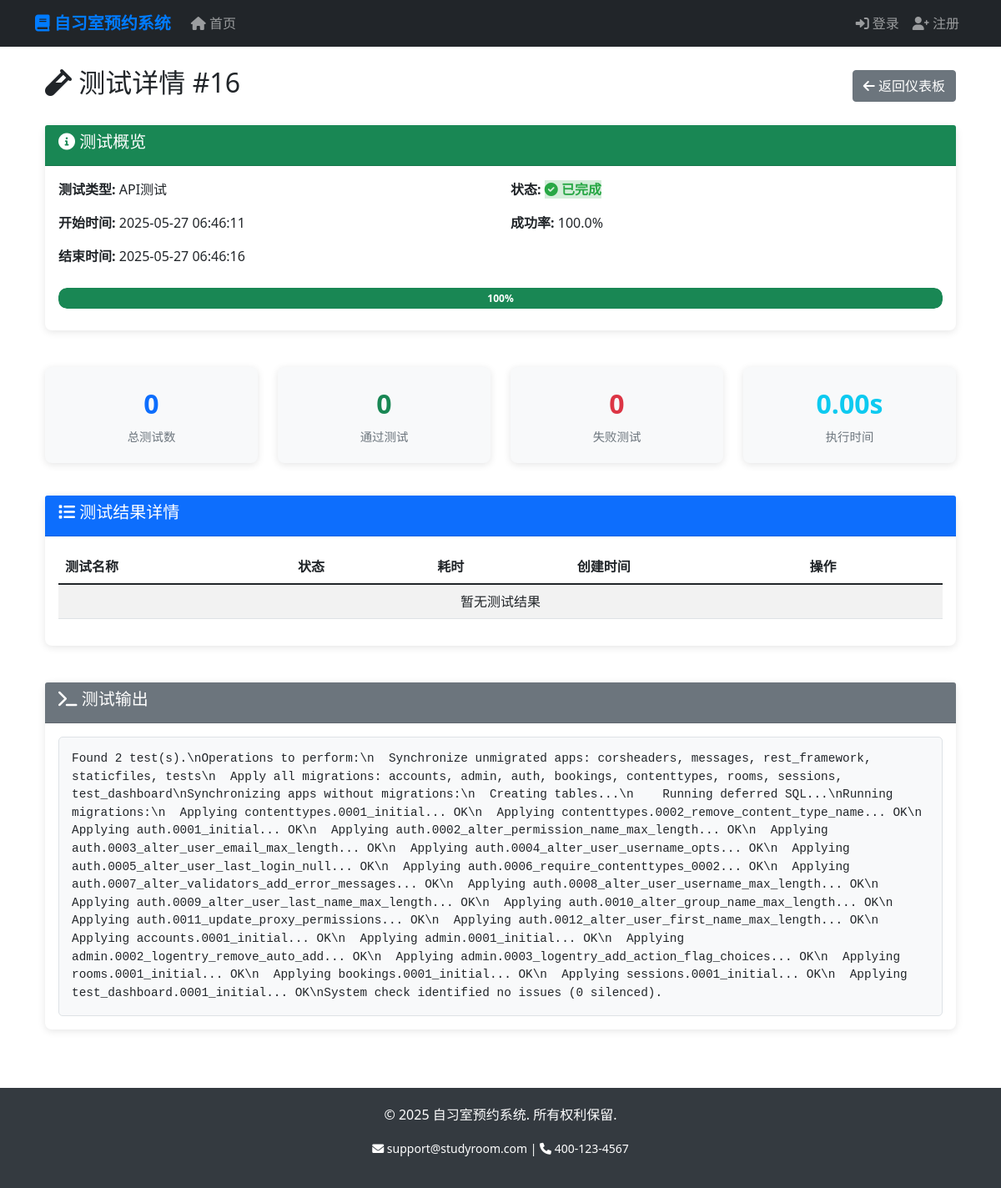
Page /tests/detail/16/ on the committed database.
### test_dashboard/models.py (models this page shows, shortened)
class TestRun(models.Model):
    TEST_TYPE_CHOICES = [
        ('all', '所有测试'),
        ('unit', '单元测试'),
        ('integration', '集成测试'),
        ('performance', '性能测试'),
        ('models', '模型测试'),
        ('views', '视图测试'),
        ('api', 'API测试'),
        ('coverage', '覆盖率测试'),
        ('lint', '代码检查'),
        ('security', '安全检查'),
        ('full', '完整测试'),
    ]
    STATUS_CHOICES = [
        ('queued', '排队中'),
        ('running', '运行中'),
        ('completed', '已完成'),
        ('failed', '失败'),
    ]
    test_type = models.CharField(max_length=20, choices=TEST_TYPE_CHOICES, verbose_name='测试类型')
    started_at = models.DateTimeField(auto_now_add=True, verbose_name='开始时间')
    completed_at = models.DateTimeField(null=True, blank=True, verbose_name='完成时间')
    status = models.CharField(max_length=20, choices=STATUS_CHOICES, default='queued', verbose_name='状态')
    progress = models.IntegerField(default=0, verbose_name='进度')
    result_data = models.TextField(blank=True, null=True, verbose_name='结果数据')
    success_rate = models.FloatField(default=0.0, verbose_name='成功率')
    def get_result_data(self):
        if self.result_data:
            return json.loads(self.result_data)
        return {}
    class Meta:
        ordering = ['-started_at']
        verbose_name = '测试运行'
        verbose_name_plural = '测试运行'

### test_dashboard/views.py (the view)
# urls.py: path('detail/<int:test_id>/', views.test_detail, name='test_detail'),
def test_detail(request, test_id):
    test_run = get_object_or_404(TestRun, pk=test_id)
    results = TestResult.objects.filter(test_run=test_run)
    return render(request, 'test_dashboard/test_detail.html', {
        'test_run': test_run,
        'results': results,
        'test_types': dict(TestRun.TEST_TYPE_CHOICES),
        'result_data': test_run.get_result_data(),
    })

### templates/test_dashboard/test_detail.html (shortened to what this page needs)
{% extends "base.html" %}
{% block content %}
<div class="container">
    <div class="row mb-4">
        <div class="col-12">
            <div class="d-flex justify-content-between align-items-center">
                <h2><i class="fas fa-vial"></i> 测试详情 #{{ test_run.id }}</h2>
                <div>
                    <a href="{% url 'tests:dashboard' %}" class="btn btn-secondary">
                        <i class="fas fa-arrow-left"></i> 返回仪表板
                    </a>
                </div>
            </div>
        </div>
    </div>
    <div class="row mb-4">
        <div class="col-12">
            <div class="card test-detail-card">
                <div class="card-header {% if test_run.status == 'completed' %}bg-success{% elif test_run.status == 'failed' %}bg-danger{% elif test_run.status == 'running' %}bg-info{% else %}bg-secondary{% endif %} text-white">
                    <h5><i class="fas fa-info-circle"></i> 测试概览</h5>
                </div>
                <div class="card-body">
                    <div class="row">
                        <div class="col-md-6">
                            <p><strong>测试类型:</strong> {{ test_run.get_test_type_display }}</p>
                            <p><strong>开始时间:</strong> {{ test_run.started_at|date:"Y-m-d H:i:s" }}</p>
                            <p><strong>结束时间:</strong> {{ test_run.completed_at|date:"Y-m-d H:i:s"|default:"运行中..." }}</p>
                        </div>
                        <div class="col-md-6">
                            <p><strong>状态:</strong>
                                <span class="test-status status-{{ test_run.status }}" id="test-status">
                                    {% if test_run.status == 'queued' %}
                                        <i class="fas fa-clock"></i> 排队中
                                    {% elif test_run.status == 'running' %}
                                        <i class="fas fa-spinner fa-spin"></i> 运行中
                                    {% elif test_run.status == 'completed' %}
                                        <i class="fas fa-check-circle"></i> 已完成
                                    {% else %}
                                        <i class="fas fa-times-circle"></i> 失败
                                    {% endif %}
                                </span>
                            </p>
                            <p><strong>成功率:</strong> <span id="success-rate">{{ test_run.success_rate|floatformat:1 }}%</span></p>
                        </div>
                    </div>
                    <div class="progress" id="progress-container">
                        <div class="progress-bar
                            {% if test_run.status == 'completed' %}bg-success
                            {% elif test_run.status == 'failed' %}bg-danger
                            {% else %}bg-primary{% endif %}"
                            role="progressbar"
                            style="width: {{ test_run.progress }}%"
                            aria-valuenow="{{ test_run.progress }}"
                            aria-valuemin="0"
                            aria-valuemax="100"
                            id="progress-bar">
                            <span id="progress-text">{{ test_run.progress }}%</span>
                        </div>
                    </div>
                </div>
            </div>
        </div>
    </div>
    {% if result_data %}
    <div class="row mb-4">
        <div class="col-md-3">
            <div class="card metrics-card bg-light">
                <div class="metrics-number text-primary">{{ result_data.total_count|default:result_data.test_results|length|default:0 }}</div>
                <div class="metrics-label">总测试数</div>
            </div>
        </div>
        <div class="col-md-3">
            <div class="card metrics-card bg-light">
                <div class="metrics-number text-success">
                    {% if result_data.passed_count %}
                        {{ result_data.passed_count }}
                    {% else %}
                        {% with passed_count=0 %}
                            {{ passed_count|default:0 }}
                        {% endwith %}
                    {% endif %}
                </div>
                <div class="metrics-label">通过测试</div>
            </div>
        </div>
        <div class="col-md-3">
            <div class="card metrics-card bg-light">
                <div class="metrics-number text-danger">
                    {% if result_data.failed_count %}
                        {{ result_data.failed_count }}
                    {% else %}
                        {% with failed_count=0 %}
                            {{ failed_count|default:0 }}
                        {% endwith %}
                    {% endif %}
                </div>
                <div class="metrics-label">失败测试</div>
            </div>
        </div>
        <div class="col-md-3">
            <div class="card metrics-card bg-light">
                <div class="metrics-number text-info">{{ result_data.duration|floatformat:2|default:0 }}s</div>
                <div class="metrics-label">执行时间</div>
            </div>
        </div>
    </div>
    {% endif %}
    <div class="row mb-4">
        <div class="col-12">
            <div class="card test-detail-card">
                <div class="card-header bg-primary text-white">
                    <h5><i class="fas fa-list"></i> 测试结果详情</h5>
                </div>
                <div class="card-body">
                    <div class="table-responsive">
                        <table class="table table-striped table-hover" id="results-table">
                            <thead>
                                <tr>
                                    <th>测试名称</th>
                                    <th>状态</th>
                                    <th>耗时</th>
                                    <th>创建时间</th>
                                    <th>操作</th>
                                </tr>
                            </thead>
                            <tbody>
                                {% for result in results %}
                                <tr>
                                    <td>{{ result.test_name }}</td>
                                    <td>
                                        <span class="result-badge result-{{ result.status }}">
                                            {% if result.status == 'passed' %}
                                                <i class="fas fa-check"></i> 通过
                                            {% elif result.status == 'failed' %}
                                                <i class="fas fa-times"></i> 失败
                                            {% else %}
                                                <i class="fas fa-exclamation"></i> 错误
                                            {% endif %}
                                        </span>
                                    </td>
                                    <td>{{ result.duration|floatformat:3 }}s</td>
                                    <td>{{ result.created_at|date:"H:i:s" }}</td>
                                    <td>
                                        {% if result.output or result.error %}
                                        <button class="btn btn-sm btn-outline-primary" data-bs-toggle="modal" data-bs-target="#resultModal{{ result.id }}">
                                            <i class="fas fa-eye"></i> 查看
                                        </button>
                                        {% endif %}
                                    </td>
                                </tr>
                                {% empty %}
                                <tr>
                                    <td colspan="5" class="text-center">
                                        {% if test_run.status == 'running' %}
                                            <i class="fas fa-spinner fa-spin"></i> 测试正在运行中...
                                        {% else %}
                                            暂无测试结果
                                        {% endif %}
                                    </td>
                                </tr>
                                {% endfor %}
                            </tbody>
                        </table>
                    </div>
                </div>
            </div>
        </div>
    </div>
    {% if result_data.output %}
    <div class="row">
        <div class="col-12">
            <div class="card test-detail-card">
                <div class="card-header bg-secondary text-white">
                    <h5><i class="fas fa-terminal"></i> 测试输出</h5>
                </div>
                <div class="card-body">
                    <div class="test-output">{{ result_data.output|join:"\n" }}</div>
                </div>
            </div>
        </div>
    </div>
    {% endif %}
</div>
{% endblock %}

### templates/base.html (style rules this page uses)
.card { transition: transform 0.2s; border: none; box-shadow: 0 2px 10px rgba(0,0,0,0.1); }
.status-completed { background-color: #d4edda; color: #155724; }

### templates/test_dashboard/test_detail.html (style rules this page uses)
.test-detail-card { border-radius: 8px; margin-bottom: 20px; box-shadow: 0 2px 10px rgba(0,0,0,0.1); }
.test-status { font-weight: bold; }
.status-completed { color: #28a745; }
.progress { height: 25px; border-radius: 10px; margin: 10px 0; }
.progress-bar { border-radius: 10px; font-weight: bold; transition: width 0.5s ease; }
.test-output { background-color: #f8f9fa; border: 1px solid #dee2e6; border-radius: 5px; padding: 15px; font-family: 'Courier New', monospace; font-size: 0.9em; max-height: 400px; overflow-y: auto; white-space: pre-wrap; }
.metrics-card { text-align: center; padding: 20px; border-radius: 8px; margin-bottom: 15px; }
.metrics-number { font-size: 2rem; font-weight: bold; margin-bottom: 5px; }
.metrics-label { font-size: 0.9rem; color: #6c757d; }

### rows in the picture
TestRun: id "16", test_type "API测试", started_at "2025-05-27 06:46:11", completed_at "2025-05-27 06:46:16", success_rate "100.0", progress "100"

### other values in the picture
{{ passed_count|default:0 }} "0"
{{ failed_count|default:0 }} "0"
{{ result_data.duration|floatformat:2|default:0 }} "0.00"
